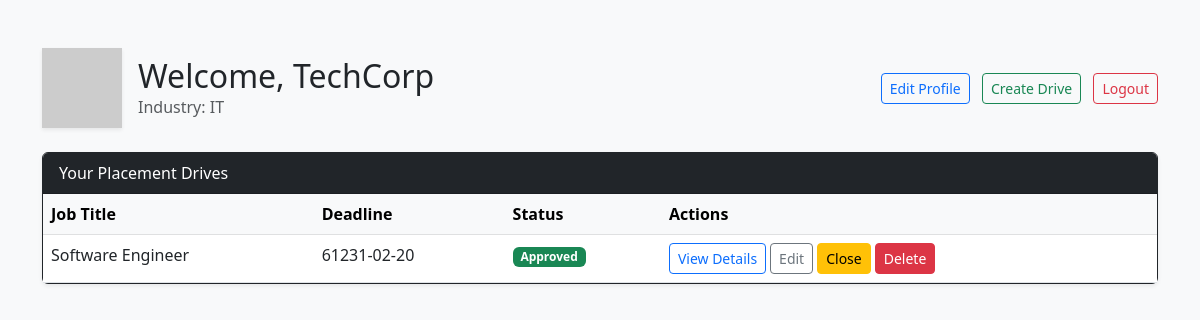
The page /company_dashboard (signed in) on the database its author committed.
### models.py (models this page shows)
class User(db.Model, UserMixin):
    id = db.Column(db.Integer, primary_key=True)
    username = db.Column(db.String(150), unique=True, nullable=False)
    password = db.Column(db.String(150), nullable=False)
    role = db.Column(db.String(50), nullable=False)
    name = db.Column(db.String(150), nullable=True)
    department = db.Column(db.String(150), nullable=True)
    resume_filename = db.Column(db.String(255), nullable=True)
    company_name = db.Column(db.String(150), nullable=True)
    hr_contact = db.Column(db.String(150), nullable=True)
    website = db.Column(db.String(255), nullable=True)
    industry = db.Column(db.String(150), nullable=True)
    is_approved = db.Column(db.Boolean, default=False)
    is_blacklisted = db.Column(db.Boolean, default=False)

class Drive(db.Model):
    id = db.Column(db.Integer, primary_key=True)
    company_id = db.Column(db.Integer, db.ForeignKey('user.id'), nullable=False)
    job_title = db.Column(db.String(150), nullable=False)
    job_description = db.Column(db.Text, nullable=False)
    eligibility_criteria = db.Column(db.Text, nullable=False)
    application_deadline = db.Column(db.String(50), nullable=False)
    status = db.Column(db.String(50), default='Pending')
    company = db.relationship('User', backref='drives')

### app.py (the view)
@app.route('/company_dashboard')
@login_required
def company_dashboard():
    if current_user.role != 'company':
        flash('Access denied: Companies only.', 'danger')
        return redirect(url_for('login'))
    drives = Drive.query.filter_by(company_id=current_user.id).all()
    return render_template('company_dashboard.html', drives=drives)

### app.py (called while the page is built)
@login_manager.user_loader
def load_user(user_id):
    return User.query.get(int(user_id))

### templates/company_dashboard.html
{% extends 'base.html' %}
{% block content %}
<div class="d-flex justify-content-between align-items-center mb-4">
    <div class="d-flex align-items-center">
        <img src="https://ui-avatars.com/api/?name={{ current_user.company_name | urlencode }}&background=0D8ABC&color=fff&rounded=true&size=64&bold=true"
            alt="Company Logo" class="me-3 shadow-sm">
        <div>
            <h2 class="mb-0">Welcome, {{ current_user.company_name }}</h2>
            {% if current_user.industry %}
            <p class="text-muted m-0">Industry: {{ current_user.industry }}</p>
            {% endif %}
        </div>
    </div>
    <div>
        <a href="{{ url_for('edit_company_profile') }}" class="btn btn-outline-primary btn-sm me-2">Edit Profile</a>
        <a href="{{ url_for('create_drive') }}" class="btn btn-outline-success btn-sm me-2">Create Drive</a>
        <a href="{{ url_for('logout') }}" class="btn btn-outline-danger btn-sm">Logout</a>
    </div>
</div>
<div class="card mb-4 border-dark shadow-sm">
    <div class="card-header bg-dark text-white d-flex justify-content-between align-items-center">
        <span>Your Placement Drives</span>
    </div>
    <div class="card-body p-0">
        <table class="table table-hover mb-0">
            <thead class="table-light">
                <tr>
                    <th>Job Title</th>
                    <th>Deadline</th>
                    <th>Status</th>
                    <th>Actions</th>
                </tr>
            </thead>
            <tbody>
                {% for drive in drives %}
                <tr>
                    <td>{{ drive.job_title }}</td>
                    <td>{{ drive.application_deadline }}</td>
                    <td>
                        {% if drive.status == 'Approved' %}
                        <span class="badge bg-success">Approved</span>
                        {% elif drive.status == 'Pending' %}
                        <span class="badge bg-warning text-dark">Pending</span>
                        {% elif drive.status == 'Rejected' %}
                        <span class="badge bg-danger">Rejected</span>
                        {% else %}
                        <span class="badge bg-secondary">{{ drive.status }}</span>
                        {% endif %}
                    </td>
                    <td>
                        <div class="d-flex gap-1">
                            <a href="{{ url_for('drive_applications', drive_id=drive.id) }}"
                                class="btn btn-sm btn-outline-primary">View Details</a>
                            <a href="{{ url_for('edit_drive', drive_id=drive.id) }}"
                                class="btn btn-sm btn-outline-secondary">Edit</a>
                            {% if drive.status != 'Closed' %}
                            <form action="{{ url_for('close_drive', drive_id=drive.id) }}" method="POST" class="m-0"
                                onsubmit="return confirm('Are you sure you want to close this drive? Students will no longer be able to apply.');">
                                <button type="submit" class="btn btn-sm btn-warning">Close</button>
                            </form>
                            {% endif %}
                            <form action="{{ url_for('delete_drive', drive_id=drive.id) }}" method="POST" class="m-0"
                                onsubmit="return confirm('Are you sure you want to completely delete this drive and all its applications?');">
                                <button type="submit" class="btn btn-sm btn-danger">Delete</button>
                            </form>
                        </div>
                    </td>
                </tr>
                {% else %}
                <tr>
                    <td colspan="4" class="text-center text-muted py-3">You haven't created any drives yet.</td>
                </tr>
                {% endfor %}
            </tbody>
        </table>
    </div>
</div>
{% endblock %}

### rows shown on the page
User: company_name "TechCorp", industry "IT"
Drive: job_title "Software Engineer", application_deadline "61231-02-20", status "Approved"
